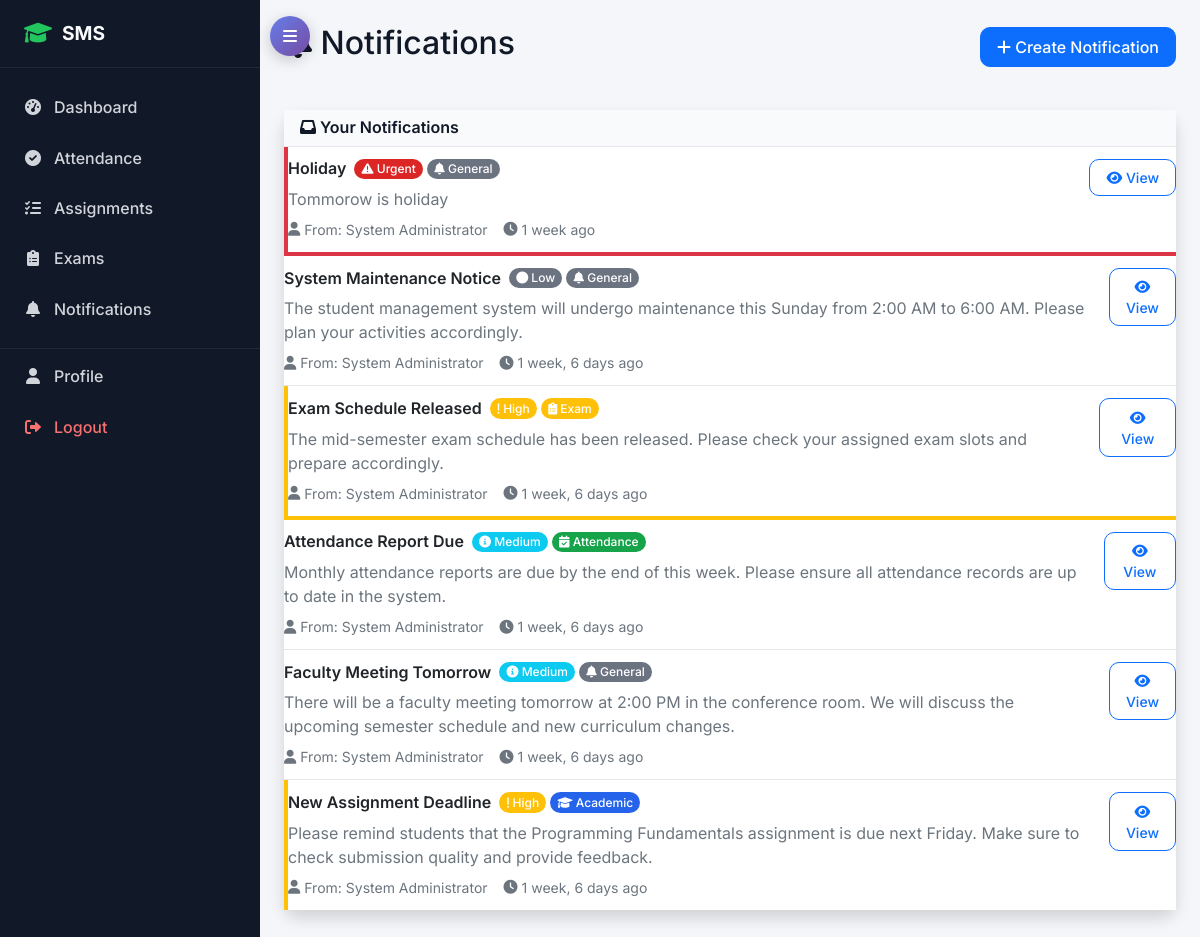
The app's page /notifications/ (signed in) with its own data.
### notifications/models.py (models this page shows, shortened)
class Notification(models.Model):
    NOTIFICATION_TYPES = (
        ('general', 'General'),
        ('academic', 'Academic'),
        ('attendance', 'Attendance'),
        ('exam', 'Examination'),
        ('fee', 'Fee'),
        ('event', 'Event'),
    )
    PRIORITY_CHOICES = (
        ('low', 'Low'),
        ('medium', 'Medium'),
        ('high', 'High'),
        ('urgent', 'Urgent'),
    )
    title = models.CharField(max_length=200)
    message = models.TextField()
    notification_type = models.CharField(max_length=20, choices=NOTIFICATION_TYPES)
    priority = models.CharField(max_length=10, choices=PRIORITY_CHOICES, default='medium')
    recipients = models.ManyToManyField(User, related_name='notifications')
    sender = models.ForeignKey(User, on_delete=models.CASCADE, related_name='sent_notifications')
    is_read = models.BooleanField(default=False)
    send_email = models.BooleanField(default=False)
    created_at = models.DateTimeField(auto_now_add=True)
    class Meta:
        ordering = ['-created_at']

### accounts/models.py (models this page shows, shortened)
class User(AbstractUser):
    USER_TYPE_CHOICES = (
        ('admin', 'Admin'),
        ('student', 'Student'),
        ('teacher', 'Teacher'),
        ('parent', 'Parent'),
    )
    user_type = models.CharField(max_length=10, choices=USER_TYPE_CHOICES)
    phone_regex = RegexValidator(regex=r'^\+?1?\d{9,15}$', message="Phone number must be entered in the format: '+999999999'. Up to 15 digits allowed.")
    phone_number = models.CharField(validators=[phone_regex], max_length=17, blank=True)
    address = models.TextField(blank=True)
    date_of_birth = models.DateField(null=True, blank=True)
    profile_picture = models.ImageField(upload_to='profile_pics/', blank=True, null=True)
    is_active = models.BooleanField(default=True)
    created_at = models.DateTimeField(auto_now_add=True)
    updated_at = models.DateTimeField(auto_now=True)

### notifications/views.py (the view)
# urls.py: path('', views.notification_list, name='notification_list'),
@login_required
def notification_list(request):
    notifications = Notification.objects.filter(recipients=request.user).order_by('-created_at')
    unread_notifications = notifications.exclude(
        notificationread__user=request.user
    )
    for notification in unread_notifications:
        NotificationRead.objects.get_or_create(
            notification=notification,
            user=request.user
        )
    context = {
        'notifications': notifications,
        'unread_count': unread_notifications.count()
    }
    return render(request, 'notifications/notification_list.html', context)

### templates/notifications/notification_list.html (shortened to what this page needs)
{% extends 'base.html' %}
{% block content %}
<div class="row">
    <div class="col-12">
        <div class="d-flex justify-content-between align-items-center mb-4">
            <h2><i class="fas fa-bell"></i> Notifications</h2>
            {% if user.user_type == 'admin' or user.user_type == 'teacher' %}
            <a href="{% url 'notifications:create_notification' %}" class="btn btn-primary">
                <i class="fas fa-plus"></i> Create Notification
            </a>
            {% endif %}
        </div>
    </div>
</div>
{% if notifications %}
<div class="row">
    <div class="col-12">
        <div class="card shadow">
            <div class="card-header bg-primary text-white">
                <h6 class="m-0"><i class="fas fa-inbox"></i> Your Notifications</h6>
            </div>
            <div class="card-body p-0">
                <div class="list-group list-group-flush">
                    {% for notification in notifications %}
                    <div class="list-group-item {% if notification.priority == 'urgent' %}border-start border-danger border-4{% elif notification.priority == 'high' %}border-start border-warning border-4{% endif %}">
                        <div class="d-flex w-100 justify-content-between align-items-start">
                            <div class="flex-grow-1">
                                <div class="d-flex align-items-center mb-2">
                                    <h6 class="mb-0 me-2">{{ notification.title }}</h6>
                                    {% if notification.priority == 'urgent' %}
                                        <span class="badge bg-danger">
                                            <i class="fas fa-exclamation-triangle"></i> Urgent
                                        </span>
                                    {% elif notification.priority == 'high' %}
                                        <span class="badge bg-warning">
                                            <i class="fas fa-exclamation"></i> High
                                        </span>
                                    {% elif notification.priority == 'medium' %}
                                        <span class="badge bg-info">
                                            <i class="fas fa-info-circle"></i> Medium
                                        </span>
                                    {% else %}
                                        <span class="badge bg-secondary">
                                            <i class="fas fa-circle"></i> Low
                                        </span>
                                    {% endif %}
                                    {% if notification.notification_type == 'academic' %}
                                        <span class="badge bg-primary ms-1">
                                            <i class="fas fa-graduation-cap"></i> Academic
                                        </span>
                                    {% elif notification.notification_type == 'attendance' %}
                                        <span class="badge bg-success ms-1">
                                            <i class="fas fa-calendar-check"></i> Attendance
                                        </span>
                                    {% elif notification.notification_type == 'exam' %}
                                        <span class="badge bg-warning ms-1">
                                            <i class="fas fa-clipboard-list"></i> Exam
                                        </span>
                                    {% elif notification.notification_type == 'fee' %}
                                        <span class="badge bg-info ms-1">
                                            <i class="fas fa-dollar-sign"></i> Fee
                                        </span>
                                    {% elif notification.notification_type == 'event' %}
                                        <span class="badge bg-purple ms-1">
                                            <i class="fas fa-calendar-alt"></i> Event
                                        </span>
                                    {% else %}
                                        <span class="badge bg-secondary ms-1">
                                            <i class="fas fa-bell"></i> General
                                        </span>
                                    {% endif %}
                                </div>
                                <p class="mb-2 text-muted">{{ notification.message|truncatewords:30 }}</p>
                                <div class="d-flex align-items-center text-muted small">
                                    <i class="fas fa-user me-1"></i>
                                    <span class="me-3">From: {{ notification.sender.get_full_name|default:notification.sender.username }}</span>
                                    <i class="fas fa-clock me-1"></i>
                                    <span>{{ notification.created_at|timesince }} ago</span>
                                </div>
                            </div>
                            <div class="ms-3">
                                <button class="btn btn-sm btn-outline-primary" type="button"
                                        data-bs-toggle="collapse" data-bs-target="#notification-{{ notification.id }}"
                                        aria-expanded="false">
                                    <i class="fas fa-eye"></i> View
                                </button>
                            </div>
                        </div>
                    </div>
                    {% endfor %}
                </div>
            </div>
        </div>
    </div>
</div>
{% endif %}
{% endblock %}

### static/css/style.css (style rules this page uses)
:root { --primary-color: #0d6efd; --primary-dark: #0b5ed7; --bg-light: #f4f6f9; --text-dark: #212529; --text-muted: #6c757d; --card-radius: 12px; --transition: all 0.25s ease-in-out; }
body { font-family: 'Inter', sans-serif; background-color: var(--bg-light); color: var(--text-dark); min-height: 100vh; }
.card { border: none; border-radius: var(--card-radius); box-shadow: 0 8px 24px rgba(0, 0, 0, 0.08); transition: var(--transition); }
.card-header { background-color: #fff; border-bottom: 1px solid #e9ecef; font-weight: 600; }
.btn { border-radius: 10px; font-weight: 500; padding: 0.45rem 1rem; transition: var(--transition); }
.btn-primary { background-color: var(--primary-color); border-color: var(--primary-color); }
:root { --bg-light: #f4f6f9; --text-dark: #111827; --text-muted: #6b7280; --accent: #22c55e; }
.card { border-radius: 14px; border: none; background-color: #ffffff; box-shadow: 0 10px 30px rgba(0,0,0,0.07); }
.card-header { background-color: #f9fafb !important; border-bottom: 1px solid #e5e7eb; font-weight: 600; color: var(--text-dark) !important; }
.card-header h6 { margin: 0; font-weight: 600; }
.card-body { padding: 1.25rem; }
.card-header.bg-primary, .card-header.bg-success, .card-header.bg-info, .card-header.bg-warning, .card-header.bg-secondary { background-color: #f9fafb !important; color: var(--text-dark) !important; }
.list-group-item { border: none; border-bottom: 1px solid #e5e7eb; padding: 0.75rem 0; }
.list-group-item:last-child { border-bottom: none; }
.list-group-item h6 { font-weight: 600; }
.badge { border-radius: 999px; padding: 0.35em 0.6em; font-weight: 500; font-size: 0.75rem; }
.badge.bg-success { background-color: #16a34a !important; }
.badge.bg-danger { background-color: #dc2626 !important; }
.badge.bg-secondary { background-color: #6b7280 !important; }
.badge.bg-primary { background-color: #2563eb !important; }
.btn { border-radius: 10px; font-weight: 500; }
.btn-outline-primary, .btn-outline-success, .btn-outline-info, .btn-outline-warning { border-width: 1.5px; }
.row > [class^="col"] { margin-bottom: 1rem; }

### records on screen
Notification: title "Holiday", priority "urgent" (drawn), notification_type "general" (drawn), message "Tommorow is holiday", sender.get_full_name "System Administrator", created_at "1 week"
Notification: title "System Maintenance Notice", priority "low" (drawn), notification_type "general" (drawn), message "The student management system will undergo maintenance this Sunday from 2:00 AM to 6:00 AM. Please plan your activities accordingly.", sender.get_full_name "System Administrator", created_at "1 week, 6 days"
Notification: title "Exam Schedule Released", priority "high" (drawn), notification_type "exam" (drawn), message "The mid-semester exam schedule has been released. Please check your assigned exam slots and prepare accordingly.", sender.get_full_name "System Administrator", created_at "1 week, 6 days"
Notification: title "Attendance Report Due", priority "medium" (drawn), notification_type "attendance" (drawn), message "Monthly attendance reports are due by the end of this week. Please ensure all attendance records are up to date in the system.", sender.get_full_name "System Administrator", created_at "1 week, 6 days"
Notification: title "Faculty Meeting Tomorrow", priority "medium" (drawn), notification_type "general" (drawn), message "There will be a faculty meeting tomorrow at 2:00 PM in the conference room. We will discuss the upcoming semester schedule and new curriculum changes.", sender.get_full_name "System Administrator", created_at "1 week, 6 days"
Notification: title "New Assignment Deadline", priority "high" (drawn), notification_type "academic" (drawn), message "Please remind students that the Programming Fundamentals assignment is due next Friday. Make sure to check submission quality and provide feedback.", sender.get_full_name "System Administrator", created_at "1 week, 6 days"
